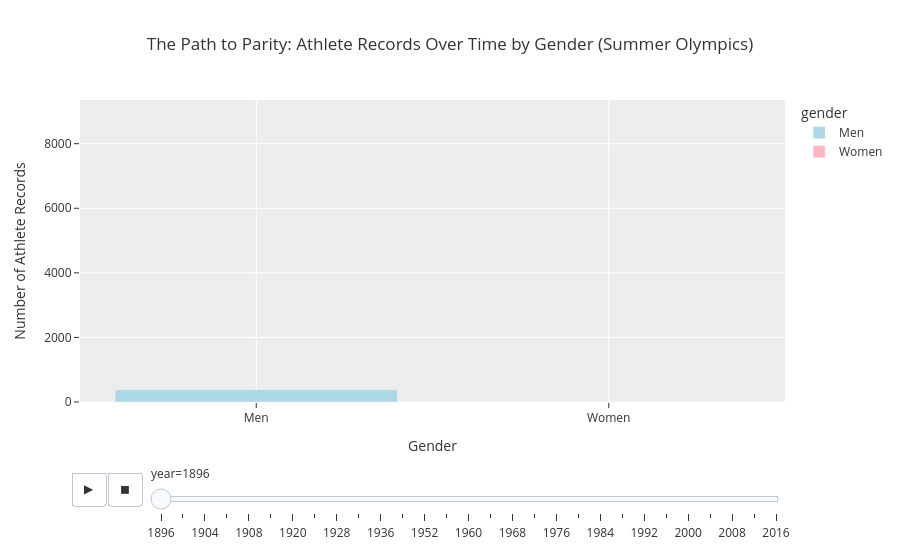
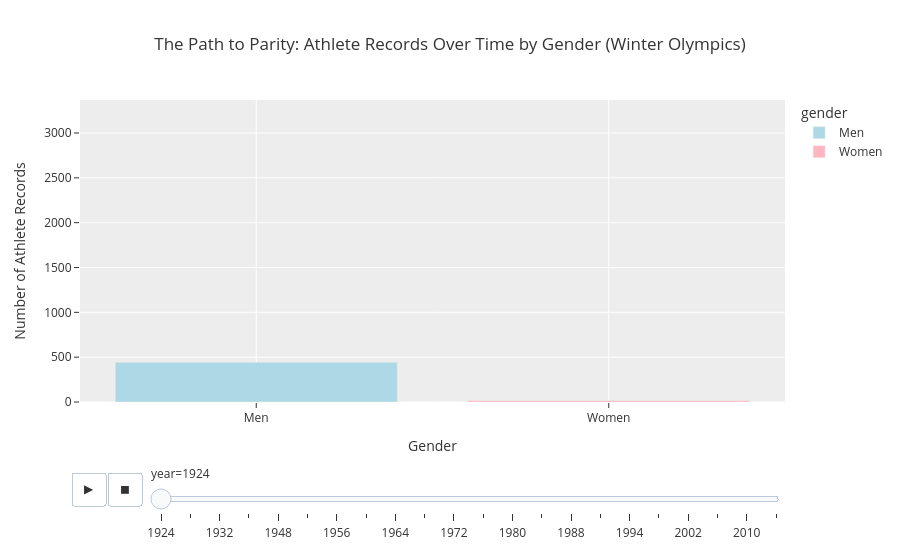

The code cell stored with these charts, in order, in its notebook:
### Code cell
fig_summer = create_gender_plot(olympics, "Summer")
fig_winter = create_gender_plot(olympics, "Winter")

fig_summer.show()
fig_winter.show()

### Figure 1 — Plotly figure (JSON) as saved in the notebook; plotly's stock layout.template omitted (floating-point values rounded to 4 significant figures)
{"data": [{"hovertemplate": "gender=%{x}<br>year=1896<br>count=%{y}<extra></extra>", "legendgroup": "Men", "marker": {"color": "#ADD8E6", "pattern": {"shape": ""}}, "name": "Men", "orientation": "v", "showlegend": true, "textposition": "auto", "type": "bar", "x": ["Men"], "xaxis": "x", "y": [380], "yaxis": "y"}, {"hovertemplate": "gender=%{x}<br>year=1896<br>count=%{y}<extra></extra>", "legendgroup": "Women", "marker": {"color": "#FFB6C1", "pattern": {"shape": ""}}, "name": "Women", "orientation": "v", "showlegend": true, "textposition": "auto", "type": "bar", "x": ["Women"], "xaxis": "x", "y": [0], "yaxis": "y"}], "layout": {"barmode": "relative", "legend": {"title": {"text": "gender"}, "tracegroupgap": 0}, "sliders": [{"active": 0, "currentvalue": {"prefix": "year="}, "len": 0.9, "pad": {"b": 10, "t": 60}, "steps": [{"args": [["1896"], {"frame": {"duration": 0, "redraw": true}, "fromcurrent": true, "mode": "immediate", "transition": {"duration": 0, "easing": "linear"}}], "label": "1896", "method": "animate"}, {"args": [["1900"], {"frame": {"duration": 0, "redraw": true}, "fromcurrent": true, "mode": "immediate", "transition": {"duration": 0, "easing": "linear"}}], "label": "1900", "method": "animate"}, {"args": [["1904"], {"frame": {"duration": 0, "redraw": true}, "fromcurrent": true, "mode": "immediate", "transition": {"duration": 0, "easing": "linear"}}], "label": "1904", "method": "animate"}, {"args": [["1906"], {"frame": {"duration": 0, "redraw": true}, "fromcurrent": true, "mode": "immediate", "transition": {"duration": 0, "easing": "linear"}}], "label": "1906", "method": "animate"}, {"args": [["1908"], {"frame": {"duration": 0, "redraw": true}, "fromcurrent": true, "mode": "immediate", "transition": {"duration": 0, "easing": "linear"}}], "label": "1908", "method": "animate"}, {"args": [["1912"], {"frame": {"duration": 0, "redraw": true}, "fromcurrent": true, "mode": "immediate", "transition": {"duration": 0, "easing": "linear"}}], "label": "1912", "method": "animate"}, {"args": [["1920"], {"frame": {"duration": 0, "redraw": true}, "fromcurrent": true, "mode": "immediate", "transition": {"duration": 0, "easing": "linear"}}], "label": "1920", "method": "animate"}, {"args": [["1924"], {"frame": {"duration": 0, "redraw": true}, "fromcurrent": true, "mode": "immediate", "transition": {"duration": 0, "easing": "linear"}}], "label": "1924", "method": "animate"}, {"args": [["1928"], {"frame": {"duration": 0, "redraw": true}, "fromcurrent": true, "mode": "immediate", "transition": {"duration": 0, "easing": "linear"}}], "label": "1928", "method": "animate"}, {"args": [["1932"], {"frame": {"duration": 0, "redraw": true}, "fromcurrent": true, "mode": "immediate", "transition": {"duration": 0, "easing": "linear"}}], "label": "1932", "method": "animate"}, {"args": [["1936"], {"frame": {"duration": 0, "redraw": true}, "fromcurrent": true, "mode": "immediate", "transition": {"duration": 0, "easing": "linear"}}], "label": "1936", "method": "animate"}, {"args": [["1948"], {"frame": {"duration": 0, "redraw": true}, "fromcurrent": true, "mode": "immediate", "transition": {"duration": 0, "easing": "linear"}}], "label": "1948", "method": "animate"}, {"args": [["1952"], {"frame": {"duration": 0, "redraw": true}, "fromcurrent": true, "mode": "immediate", "transition": {"duration": 0, "easing": "linear"}}], "label": "1952", "method": "animate"}, {"args": [["1956"], {"frame": {"duration": 0, "redraw": true}, "fromcurrent": true, "mode": "immediate", "transition": {"duration": 0, "easing": "linear"}}], "label": "1956", "method": "animate"}, {"args": [["1960"], {"frame": {"duration": 0, "redraw": true}, "fromcurrent": true, "mode": "immediate", "transition": {"duration": 0, "easing": "linear"}}], "label": "1960", "method": "animate"}, {"args": [["1964"], {"frame": {"duration": 0, "redraw": true}, "fromcurrent": true, "mode": "immediate", "transition": {"duration": 0, "easing": "linear"}}], "label": "1964", "method": "animate"}, {"args": [["1968"], {"frame": {"duration": 0, "redraw": true}, "fromcurrent": true, "mode": "immediate", "transition": {"duration": 0, "easing": "linear"}}], "label": "1968", "method": "animate"}, {"args": [["1972"], {"frame": {"duration": 0, "redraw": true}, "fromcurrent": true, "mode": "immediate", "transition": {"duration": 0, "easing": "linear"}}], "label": "1972", "method": "animate"}, {"args": [["1976"], {"frame": {"duration": 0, "redraw": true}, "fromcurrent": true, "mode": "immediate", "transition": {"duration": 0, "easing": "linear"}}], "label": "1976", "method": "animate"}, {"args": [["1980"], {"frame": {"duration": 0, "redraw": true}, "fromcurrent": true, "mode": "immediate", "transition": {"duration": 0, "easing": "linear"}}], "label": "1980", "method": "animate"}, {"args": [["1984"], {"frame": {"duration": 0, "redraw": true}, "fromcurrent": true, "mode": "immediate", "transition": {"duration": 0, "easing": "linear"}}], "label": "1984", "method": "animate"}, {"args": [["1988"], {"frame": {"duration": 0, "redraw": true}, "fromcurrent": true, "mode": "immediate", "transition": {"duration": 0, "easing": "linear"}}], "label": "1988", "method": "animate"}, {"args": [["1992"], {"frame": {"duration": 0, "redraw": true}, "fromcurrent": true, "mode": "immediate", "transition": {"duration": 0, "easing": "linear"}}], "label": "1992", "method": "animate"}, {"args": [["1996"], {"frame": {"duration": 0, "redraw": true}, "fromcurrent": true, "mode": "immediate", "transition": {"duration": 0, "easing": "linear"}}], "label": "1996", "method": "animate"}, {"args": [["2000"], {"frame": {"duration": 0, "redraw": true}, "fromcurrent": true, "mode": "immediate", "transition": {"duration": 0, "easing": "linear"}}], "label": "2000", "method": "animate"}, {"args": [["2004"], {"frame": {"duration": 0, "redraw": true}, "fromcurrent": true, "mode": "immediate", "transition": {"duration": 0, "easing": "linear"}}], "label": "2004", "method": "animate"}, {"args": [["2008"], {"frame": {"duration": 0, "redraw": true}, "fromcurrent": true, "mode": "immediate", "transition": {"duration": 0, "easing": "linear"}}], "label": "2008", "method": "animate"}, {"args": [["2012"], {"frame": {"duration": 0, "redraw": true}, "fromcurrent": true, "mode": "immediate", "transition": {"duration": 0, "easing": "linear"}}], "label": "2012", "method": "animate"}, {"args": [["2016"], {"frame": {"duration": 0, "redraw": true}, "fromcurrent": true, "mode": "immediate", "transition": {"duration": 0, "easing": "linear"}}], "label": "2016", "method": "animate"}], "x": 0.1, "xanchor": "left", "y": 0, "yanchor": "top"}], "title": {"text": "The Path to Parity: Athlete Records Over Time by Gender (Summer Olympics)"}, "updatemenus": [{"buttons": [{"args": [null, {"frame": {"duration": 500, "redraw": true}, "fromcurrent": true, "mode": "immediate", "transition": {"duration": 500, "easing": "linear"}}], "label": "&#9654;", "method": "animate"}, {"args": [[null], {"frame": {"duration": 0, "redraw": true}, "fromcurrent": true, "mode": "immediate", "transition": {"duration": 0, "easing": "linear"}}], "label": "&#9724;", "method": "animate"}], "direction": "left", "pad": {"r": 10, "t": 70}, "showactive": false, "type": "buttons", "x": 0.1, "xanchor": "right", "y": 0, "yanchor": "top"}], "xaxis": {"anchor": "y", "categoryarray": ["Men", "Women"], "categoryorder": "array", "domain": [0, 1], "title": {"text": "Gender"}}, "yaxis": {"anchor": "x", "domain": [0, 1], "range": [0, 9353], "title": {"text": "Number of Athlete Records"}}}}

### Figure 2 — Plotly figure (JSON) as saved in the notebook; plotly's stock layout.template omitted (floating-point values rounded to 4 significant figures)
{"data": [{"hovertemplate": "gender=%{x}<br>year=1924<br>count=%{y}<extra></extra>", "legendgroup": "Men", "marker": {"color": "#ADD8E6", "pattern": {"shape": ""}}, "name": "Men", "orientation": "v", "showlegend": true, "textposition": "auto", "type": "bar", "x": ["Men"], "xaxis": "x", "y": [443], "yaxis": "y"}, {"hovertemplate": "gender=%{x}<br>year=1924<br>count=%{y}<extra></extra>", "legendgroup": "Women", "marker": {"color": "#FFB6C1", "pattern": {"shape": ""}}, "name": "Women", "orientation": "v", "showlegend": true, "textposition": "auto", "type": "bar", "x": ["Women"], "xaxis": "x", "y": [17], "yaxis": "y"}], "layout": {"barmode": "relative", "legend": {"title": {"text": "gender"}, "tracegroupgap": 0}, "sliders": [{"active": 0, "currentvalue": {"prefix": "year="}, "len": 0.9, "pad": {"b": 10, "t": 60}, "steps": [{"args": [["1924"], {"frame": {"duration": 0, "redraw": true}, "fromcurrent": true, "mode": "immediate", "transition": {"duration": 0, "easing": "linear"}}], "label": "1924", "method": "animate"}, {"args": [["1928"], {"frame": {"duration": 0, "redraw": true}, "fromcurrent": true, "mode": "immediate", "transition": {"duration": 0, "easing": "linear"}}], "label": "1928", "method": "animate"}, {"args": [["1932"], {"frame": {"duration": 0, "redraw": true}, "fromcurrent": true, "mode": "immediate", "transition": {"duration": 0, "easing": "linear"}}], "label": "1932", "method": "animate"}, {"args": [["1936"], {"frame": {"duration": 0, "redraw": true}, "fromcurrent": true, "mode": "immediate", "transition": {"duration": 0, "easing": "linear"}}], "label": "1936", "method": "animate"}, {"args": [["1948"], {"frame": {"duration": 0, "redraw": true}, "fromcurrent": true, "mode": "immediate", "transition": {"duration": 0, "easing": "linear"}}], "label": "1948", "method": "animate"}, {"args": [["1952"], {"frame": {"duration": 0, "redraw": true}, "fromcurrent": true, "mode": "immediate", "transition": {"duration": 0, "easing": "linear"}}], "label": "1952", "method": "animate"}, {"args": [["1956"], {"frame": {"duration": 0, "redraw": true}, "fromcurrent": true, "mode": "immediate", "transition": {"duration": 0, "easing": "linear"}}], "label": "1956", "method": "animate"}, {"args": [["1960"], {"frame": {"duration": 0, "redraw": true}, "fromcurrent": true, "mode": "immediate", "transition": {"duration": 0, "easing": "linear"}}], "label": "1960", "method": "animate"}, {"args": [["1964"], {"frame": {"duration": 0, "redraw": true}, "fromcurrent": true, "mode": "immediate", "transition": {"duration": 0, "easing": "linear"}}], "label": "1964", "method": "animate"}, {"args": [["1968"], {"frame": {"duration": 0, "redraw": true}, "fromcurrent": true, "mode": "immediate", "transition": {"duration": 0, "easing": "linear"}}], "label": "1968", "method": "animate"}, {"args": [["1972"], {"frame": {"duration": 0, "redraw": true}, "fromcurrent": true, "mode": "immediate", "transition": {"duration": 0, "easing": "linear"}}], "label": "1972", "method": "animate"}, {"args": [["1976"], {"frame": {"duration": 0, "redraw": true}, "fromcurrent": true, "mode": "immediate", "transition": {"duration": 0, "easing": "linear"}}], "label": "1976", "method": "animate"}, {"args": [["1980"], {"frame": {"duration": 0, "redraw": true}, "fromcurrent": true, "mode": "immediate", "transition": {"duration": 0, "easing": "linear"}}], "label": "1980", "method": "animate"}, {"args": [["1984"], {"frame": {"duration": 0, "redraw": true}, "fromcurrent": true, "mode": "immediate", "transition": {"duration": 0, "easing": "linear"}}], "label": "1984", "method": "animate"}, {"args": [["1988"], {"frame": {"duration": 0, "redraw": true}, "fromcurrent": true, "mode": "immediate", "transition": {"duration": 0, "easing": "linear"}}], "label": "1988", "method": "animate"}, {"args": [["1992"], {"frame": {"duration": 0, "redraw": true}, "fromcurrent": true, "mode": "immediate", "transition": {"duration": 0, "easing": "linear"}}], "label": "1992", "method": "animate"}, {"args": [["1994"], {"frame": {"duration": 0, "redraw": true}, "fromcurrent": true, "mode": "immediate", "transition": {"duration": 0, "easing": "linear"}}], "label": "1994", "method": "animate"}, {"args": [["1998"], {"frame": {"duration": 0, "redraw": true}, "fromcurrent": true, "mode": "immediate", "transition": {"duration": 0, "easing": "linear"}}], "label": "1998", "method": "animate"}, {"args": [["2002"], {"frame": {"duration": 0, "redraw": true}, "fromcurrent": true, "mode": "immediate", "transition": {"duration": 0, "easing": "linear"}}], "label": "2002", "method": "animate"}, {"args": [["2006"], {"frame": {"duration": 0, "redraw": true}, "fromcurrent": true, "mode": "immediate", "transition": {"duration": 0, "easing": "linear"}}], "label": "2006", "method": "animate"}, {"args": [["2010"], {"frame": {"duration": 0, "redraw": true}, "fromcurrent": true, "mode": "immediate", "transition": {"duration": 0, "easing": "linear"}}], "label": "2010", "method": "animate"}, {"args": [["2014"], {"frame": {"duration": 0, "redraw": true}, "fromcurrent": true, "mode": "immediate", "transition": {"duration": 0, "easing": "linear"}}], "label": "2014", "method": "animate"}], "x": 0.1, "xanchor": "left", "y": 0, "yanchor": "top"}], "title": {"text": "The Path to Parity: Athlete Records Over Time by Gender (Winter Olympics)"}, "updatemenus": [{"buttons": [{"args": [null, {"frame": {"duration": 500, "redraw": true}, "fromcurrent": true, "mode": "immediate", "transition": {"duration": 500, "easing": "linear"}}], "label": "&#9654;", "method": "animate"}, {"args": [[null], {"frame": {"duration": 0, "redraw": true}, "fromcurrent": true, "mode": "immediate", "transition": {"duration": 0, "easing": "linear"}}], "label": "&#9724;", "method": "animate"}], "direction": "left", "pad": {"r": 10, "t": 70}, "showactive": false, "type": "buttons", "x": 0.1, "xanchor": "right", "y": 0, "yanchor": "top"}], "xaxis": {"anchor": "y", "categoryarray": ["Men", "Women"], "categoryorder": "array", "domain": [0, 1], "title": {"text": "Gender"}}, "yaxis": {"anchor": "x", "domain": [0, 1], "range": [0, 3368], "title": {"text": "Number of Athlete Records"}}}}
